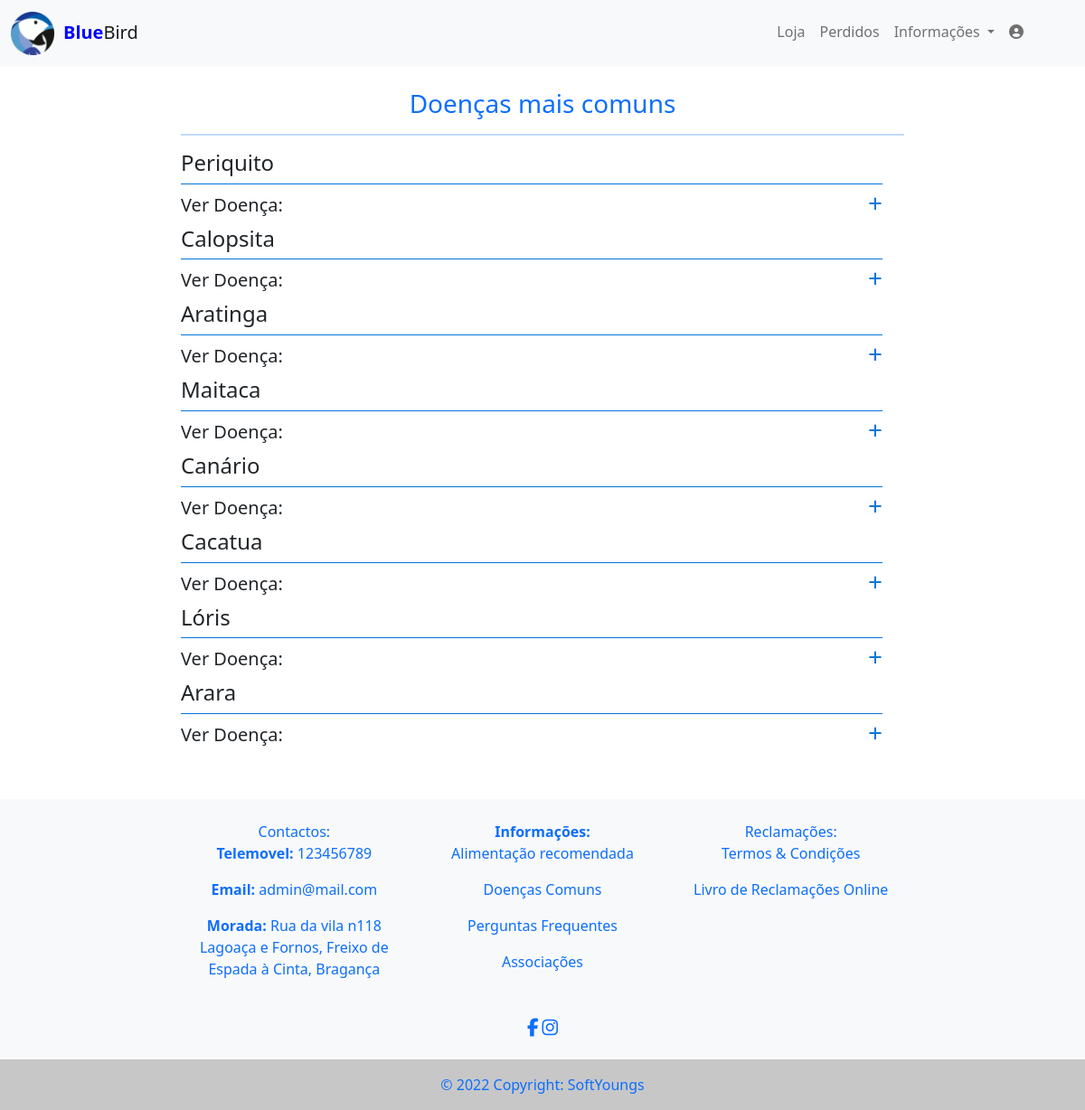
Screenshot of /index.php?opt=11 with the database file from the repository.
### tables this page shows
CREATE TABLE `webdados` (
  `wb_id` int(11) NOT NULL,
  `wb_nome` varchar(50) NOT NULL,
  `wb_face` varchar(200) NOT NULL,
  `wb_insta` varchar(200) NOT NULL,
  `wb_termos` text NOT NULL,
  `wb_mapa` varchar(5000) NOT NULL,
  `wb_distrito` int(11) NOT NULL,
  `wb_concelho` int(11) NOT NULL,
  `wb_freguesia` int(11) NOT NULL,
  `wb_morada` varchar(100) NOT NULL,
  `wb_contacto` varchar(9) NOT NULL
);

CREATE TABLE `doenca` (
  `doenca_id` int(11) NOT NULL,
  `doenca_esp` int(11) NOT NULL,
  `doenca_desc` text NOT NULL
);

CREATE TABLE `especie` (
  `esp_id` int(11) NOT NULL,
  `esp_nome` varchar(100) NOT NULL
);

CREATE TABLE `freguesias` (
  `freguesiaid` int(11) NOT NULL,
  `concelhoid` int(11) NOT NULL,
  `freguesia` varchar(150) NOT NULL
);

CREATE TABLE `concelhos` (
  `concelhoid` int(11) NOT NULL,
  `distritoid` int(11) NOT NULL,
  `concelho` text NOT NULL
);

CREATE TABLE `distritos` (
  `distritosid` int(11) NOT NULL,
  `distrito` text NOT NULL
);

### includes/mostra_doenca.php (the view)
<?php
include 'connections/conn.php';
echo '<center><h3 class="text-primary">Doenças mais comuns</h3></center>
<hr class="bg-primary" style="height: 2px;">
<div class="row">';
$doenca = mysqli_query($conn, "SELECT esp_nome, doenca_desc FROM doenca inner join especie on especie.esp_id = doenca.doenca_esp where doenca_desc != ''");
while($doe = mysqli_fetch_array($doenca)){
    echo '<div class="row">
            <h4>'.$doe["esp_nome"].'</h4>
            <div class="col">';
            if (strlen($doe["doenca_desc"])-10 > 50){
                echo '<details class="mostra">
                    <summary>
                        Ver Doença:
                    </summary>
                    '.$doe["doenca_desc"].'
                </details>';
            }else{
                echo $doe["doenca_desc"];
            }
    echo '</div>
    </div>';
}
echo '</div>';

### includes/header.php (shortened to what this page needs)
<header>
	<?php
	include 'connections/conn.php';
	$query = mysqli_fetch_array(mysqli_query($conn, "SELECT wb_nome from webdados where wb_id = 1"));
	$nome = $query["wb_nome"];
	echo '<nav class="navbar navbar-expand-md navbar-light bg-light mb-4">
    	<div class="container-fluid">';
			echo '<a class="navbar-brand" href="?opt=0">
				<img src="logo_PAP_azul.png" style="width: 10%; height: 10%"><label style="padding-left: 2%"><b style="color: blue">'.substr($nome, 0, $length = 4).'</b>'.substr($nome, 4, $length = mb_strlen($nome)).'</label>
			</a>';
			echo '<button class="navbar-toggler" type="button" data-bs-toggle="collapse" data-bs-target="#navbarCollapse" aria-controls="navbarCollapse" aria-expanded="false" aria-label="Toggle navigation">
				<span class="navbar-toggler-icon"></span>
			</button>
			<div class="collapse navbar-collapse" id="navbarCollapse">
				<ul class="navbar-nav ms-auto me-5 mb-md-1 nav-pills d-flex">';
						if(@$_SESSION["log_type"] != ''){
							if (@$_SESSION["log_type"] == '0') {
								include 'includes/lista_menu_admin.php';
							}else if (@$_SESSION["log_type"] == '1'){
								include 'includes/lista_menu_vet.php';
							}else if (@$_SESSION["log_type"] == '2'){
								include 'includes/lista_menu_user.php';
							}
							echo '
							<li class="nav-item dropdown">
								<a class="nav-link dropdown-toggle" href="#" id="dropdown03" data-bs-toggle="dropdown" aria-expanded="false">';
									include 'connections/conn.php';
									$sql = mysqli_fetch_array(mysqli_query($conn, "Select uti_nome, uti_apelido, uti_foto from utilizador where uti_log_id = '$_SESSION[log_id]'"));
									echo '<img src="assets/img/foto_perfil/'.$sql["uti_foto"].'" style="width:2em; height: 2em; border-radius:50%"><label>&nbsp;'.$sql["uti_nome"].' '.$sql["uti_apelido"].'</label>
								</a>
								<ul class="dropdown-menu" aria-labelledby="dropdown03">';
								echo '<li><a class="dropdown-item" href="includes/terminar_sessao.php">Sair</a></li>
								</ul>
							</li>';
						}else{
							include 'includes/lista_main.php';
						}
				echo '</ul>
			</div>
    	</div>
    </nav>';

### includes/footer.php (shortened to what this page needs)
<footer class="bg-light text-center text-primary navbar-fixed-bottom mt-5" style="position: relative">
<?php
    include 'connections/conn.php';
    $dados = mysqli_fetch_array(mysqli_query($conn, "SELECT webdados.*, distritos.*, concelhos.*, freguesias.* FROM webdados
                                                    inner join distritos on distritos.distritosid = webdados.wb_distrito
                                                    join concelhos on concelhos.concelhoid = webdados.wb_concelho
                                                    join freguesias on freguesias.freguesiaid = webdados.wb_freguesia"));
    $email = mysqli_fetch_array(mysqli_query($conn, "SELECT log_email FROM login where log_id = 1"));
    echo '<div class="col-md-2"></div>
    <div class="col-md-8 offset-md-2">
        <div class="row">
            <div class="col">
                <br>
                <label>Contactos:</label><br>
                <p><b>Telemovel: </b> '.$dados["wb_contacto"].'</p>
                <p><b>Email: </b> '.$email["log_email"].'</p>
                <p><b>Morada: </b> '.$dados["wb_morada"].'<br>'.$dados["freguesia"].', '.$dados["concelho"].', '.$dados["distrito"].'</p>
            </div>
            <div class="col">
                <br>
                <label><b>Informações:</b></label><br>';
                include 'includes/lista_footer.php';
            echo '</div>
            <div class="col">
                <br>
                <label>Reclamações:</label><br>
                <p><a href="index.php?opt=14" style="text-decoration:none;" class="text-primary">Termos & Condições</a></p>
                <p><a href="https://www.livroreclamacoes.pt/inicio" class="text-primary" style="text-decoration:none;">Livro de Reclamações Online</a></p>
            </div>
        </div>
    </div><br>
    <div class="col-md-8 text-center offset-md-2">
        <a href="'.$dados["wb_face"].'" class="text-primary" target="_blank" role="button"><i class="fab fa-facebook-f fa-lg"></i></a>
        <a href="'.$dados["wb_insta"].'" class="text-primary" target="_blank" role="button"><i class="fab fa-instagram fa-lg"></i></a>
    </div><br>
    <div class="text-center p-3" style="background-color: rgba(0, 0, 0, 0.2);">
        © '.date("Y").' Copyright: SoftYoungs
    </div>
    <div class="col-md-2"></div>';
?>
</footer>

### assets/css/estilos.css (style rules this page uses)
body { font-size:100%; }
details summary { width: 100%; padding: 0.5rem 0; position: relative; cursor: pointer; font-size: 1.25rem; font-weight: 300; list-style: none; }
.mostra { border-top: 1px solid #0275d8; }
details summary:after { content: "+"; color: #0275d8; position: absolute; font-size: 1.75rem; line-height: 0; margin-top: 0.75rem; right: 0; font-weight: 200; transform-origin: center; transition: 200ms linear; }
details summary { outline: 0; }

### rows the page displays
webdados: wb_nome "Blue", wb_nome "Bird", wb_contacto "123456789", wb_morada "Rua da vila n118", freguesias.freguesia "Lagoaça e Fornos", concelhos.concelho "Freixo de Espada à Cinta", distritos.distrito "Bragança"
doenca: especie.esp_nome "Periquito"
doenca: especie.esp_nome "Calopsita"
doenca: especie.esp_nome "Aratinga"
doenca: especie.esp_nome "Maitaca"
doenca: especie.esp_nome "Canário"
doenca: especie.esp_nome "Cacatua"
doenca: especie.esp_nome "Lóris"
doenca: especie.esp_nome "Arara"

### other values shown
$email["log_email"] "admin@mail.com"
